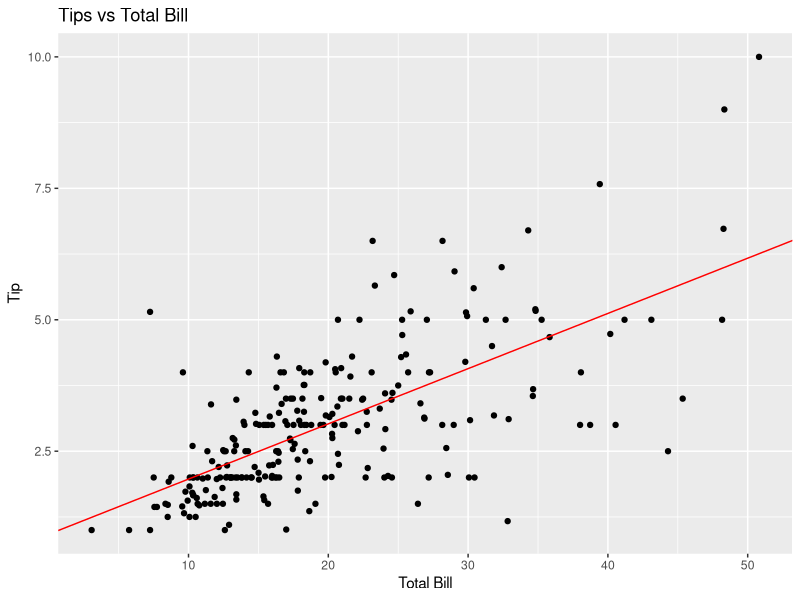
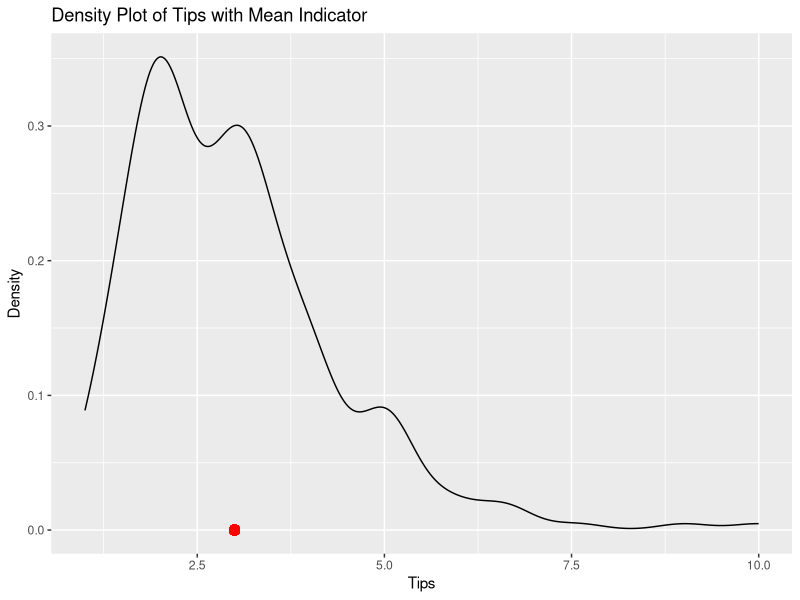
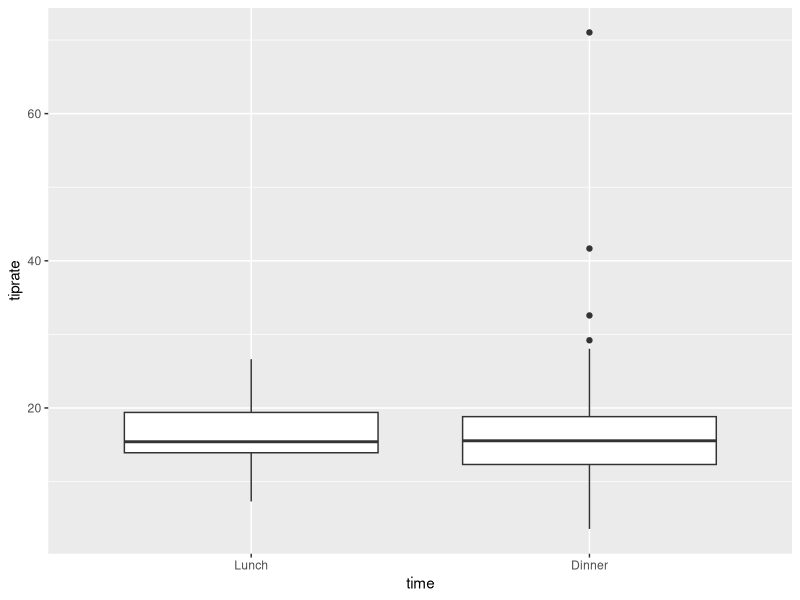
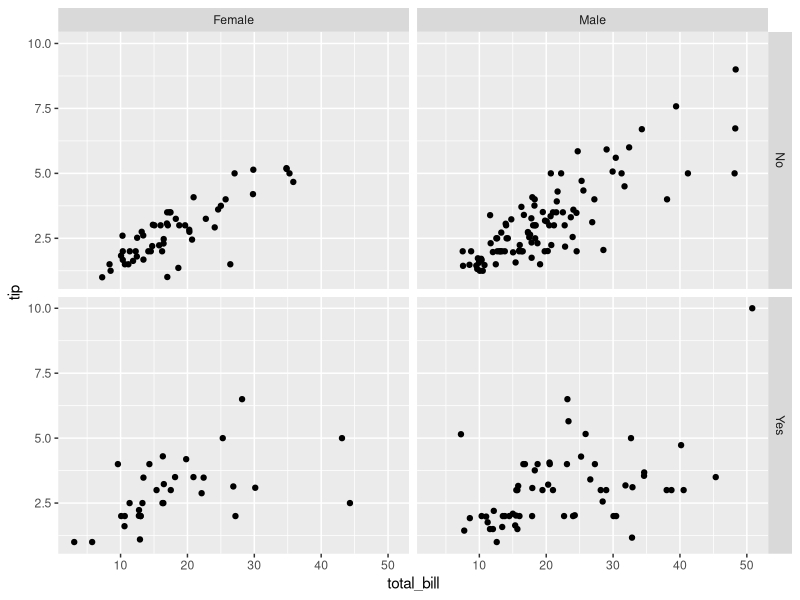
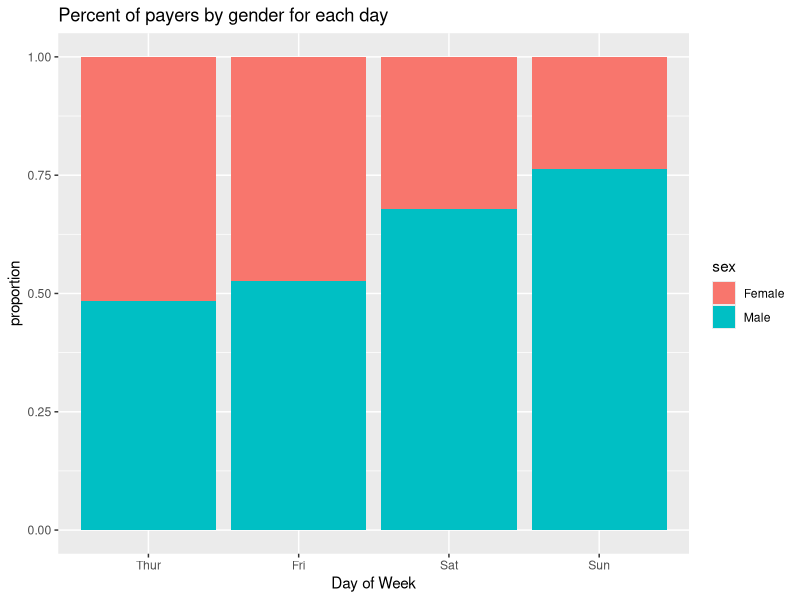
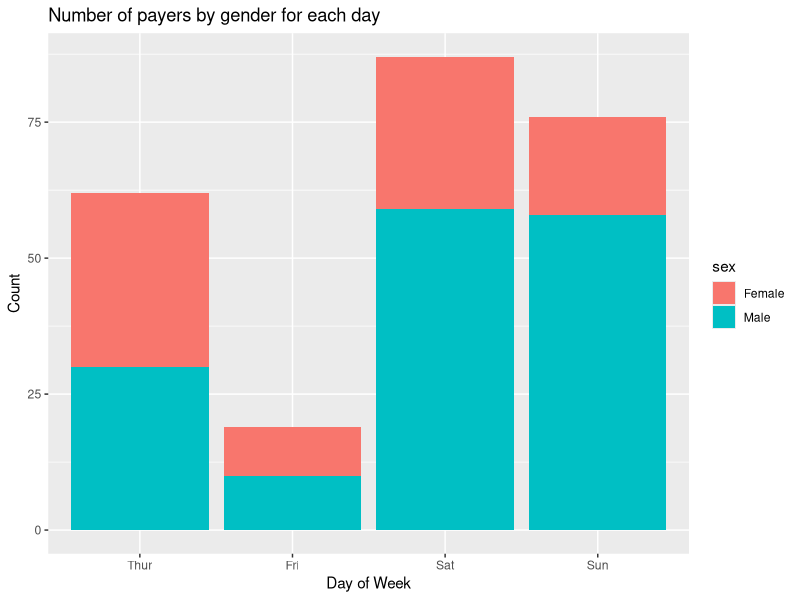

R code for these plots, in order:
## ---- chunk 1
knitr::opts_chunk$set(echo = TRUE)
## ---- chunk 2
library(ggplot2)
#library(tidyverse)
#library(forcats)
data(tips, package="reshape2")
## ---- chunk 3
(numParty = dim(tips)[1])
## ---- chunk 4
# A little vague
str(tips)
## ---- chunk 5
day = tips$day
day = relevel(day, "Thur")
levels(day)
## ---- chunk 6
female5 = tips[(tips$sex == "Female" & tips$size >= 5), ]
female5
## ---- chunk 7
# First visualization - simple plot
p = ggplot(tips, aes(x=total_bill, y=tip)) + geom_point() + labs(x="Total Bill", y="Tip", title="Tips vs Total Bill")

# Linear regression model
m = lm(tip ~ total_bill, data=tips)
summary(m)
anova(m)

# Add red regression line to plot
p + geom_abline(aes(intercept=m$coefficients[1], slope=m$coefficients[2]), col="red")
## ---- chunk 8
# Second visualization - density plot
g = ggplot(tips, aes(x=tip)) + geom_density() + labs(x="Tips", y="Density", title="Density Plot of Tips with Mean Indicator")

g + geom_point(x = mean(tips$tip), y=0, col="red", cex=3)
## ---- chunk 9
# Calculate a tip rate as a percent
tips$tiprate = (tips$tip / tips$total_bill) * 100

# Output the mean (as a percent)
mean(tips$tiprate)
## ---- chunk 10
t = tips
t$time = relevel(t$time, "Lunch")

ggplot(t, aes(x=time, y=tiprate)) + geom_boxplot()

## ---- chunk 11
t = ggplot(tips, aes(x=total_bill, y=tip)) + geom_point()
t + facet_grid(rows=vars(smoker), cols=vars(sex))

## ---- chunk 12
tips$day = relevel(tips$day, "Thur")

# Option 1 - y-label is shown proportionally
ggplot(tips, aes(x=day, fill=sex)) + geom_bar(position="fill") + labs(x="Day of Week", y="Count", title="Percent of payers by gender for each day") + ylab("proportion")

# Option 2 - y-label is by count
ggplot(tips, aes(x=day, fill=sex)) + geom_bar() + labs(x="Day of Week", y="Count", title="Number of payers by gender for each day")
